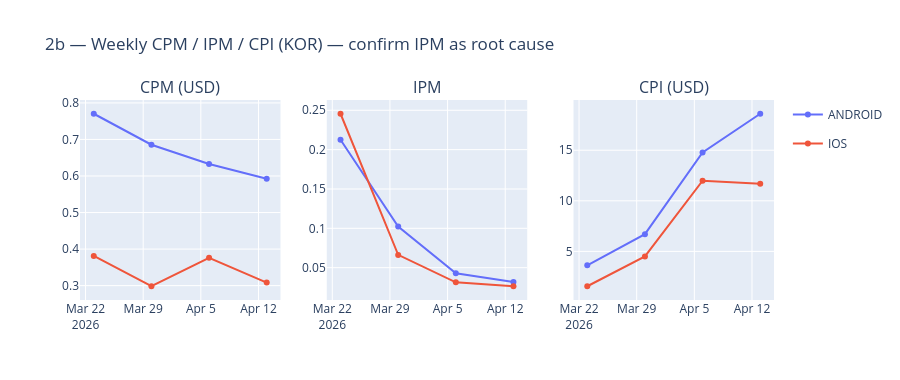

Notebook source saved alongside this figure:
### Markdown cell above
### 2b — CPI Decomposition: IPM Decay (Benchmark Context)

### Code cell
# Weekly CPM vs IPM by OS — to surface where CPI escalation comes from
q_weekly = f"""
SELECT
  DATE_TRUNC(date_utc, WEEK(MONDAY))                 AS week_start,
  campaign.os                                        AS os,
  SUM(gross_spend_usd)                               AS spend,
  SUM(impressions)                                   AS impressions,
  SUM(installs)                                      AS installs,
  SAFE_DIVIDE(SUM(gross_spend_usd), SUM(impressions)) * 1000 AS cpm,
  SAFE_DIVIDE(SUM(installs), SUM(impressions)) * 1000 AS ipm,
  SAFE_DIVIDE(SUM(gross_spend_usd), SUM(installs))   AS cpi
FROM `moloco-ae-view.athena.fact_dsp_core`
WHERE campaign_id IN {CAMPAIGN_SQL}
  AND campaign.country = '{KOR}'
  AND date_utc >= '{LAUNCH_DATE}'
  AND date_utc < '{ANALYSIS_DATE}'
GROUP BY 1, 2 ORDER BY 1, 2
"""
df_weekly = run_query(q_weekly, '2b Weekly CPM vs IPM (KOR)')
df_weekly['week_start'] = pd.to_datetime(df_weekly['week_start'])

fig = make_subplots(rows=1, cols=3, subplot_titles=['CPM (USD)', 'IPM', 'CPI (USD)'])
colors = {'ANDROID': '#636EFA', 'IOS': '#EF553B'}
for os_val in ['ANDROID', 'IOS']:
    d = df_weekly[df_weekly['os'] == os_val].sort_values('week_start')
    kw = dict(name=os_val, line_color=colors[os_val], legendgroup=os_val)
    fig.add_scatter(x=d['week_start'], y=d['cpm'], showlegend=True,  **kw, row=1, col=1)
    fig.add_scatter(x=d['week_start'], y=d['ipm'], showlegend=False, **kw, row=1, col=2)
    fig.add_scatter(x=d['week_start'], y=d['cpi'], showlegend=False, **kw, row=1, col=3)
fig.update_layout(height=380, title='2b — Weekly CPM / IPM / CPI (KOR) — confirm IPM as root cause')
fig.show()
fig.write_image(os.path.join(CHART_DIR, '2b_weekly_cpm_ipm_cpi_kor.png'), scale=2)

# CPI = CPM / IPM * 1000 — decompose delta
print('\nCPI decomposition: CPI = CPM / IPM × 1000')
for os_val in ['ANDROID', 'IOS']:
    d = df_weekly[df_weekly['os'] == os_val].sort_values('week_start')
    if len(d) >= 2:
        w1, wn = d.iloc[0], d.iloc[-1]
        cpi_chg = (wn['cpi'] - w1['cpi']) / w1['cpi']
        cpm_chg = (wn['cpm'] - w1['cpm']) / w1['cpm']
        ipm_chg = (wn['ipm'] - w1['ipm']) / w1['ipm']
        print(f'  {os_val}: CPI {cpi_chg:+.0%} | CPM {cpm_chg:+.0%} | IPM {ipm_chg:+.0%}')

### Figure 1 — Plotly figure (JSON) as saved in the notebook; plotly's stock layout.template omitted (floating-point values rounded to 4 significant figures)
{"data": [{"legendgroup": "ANDROID", "line": {"color": "#636EFA"}, "name": "ANDROID", "showlegend": true, "type": "scatter", "x": ["2026-03-23T00:00:00", "2026-03-30T00:00:00", "2026-04-06T00:00:00", "2026-04-13T00:00:00"], "xaxis": "x", "y": [0.7703, 0.6855, 0.6329, 0.5926], "yaxis": "y"}, {"legendgroup": "ANDROID", "line": {"color": "#636EFA"}, "name": "ANDROID", "showlegend": false, "type": "scatter", "x": ["2026-03-23T00:00:00", "2026-03-30T00:00:00", "2026-04-06T00:00:00", "2026-04-13T00:00:00"], "xaxis": "x2", "y": [0.2125, 0.1022, 0.04282, 0.03185], "yaxis": "y2"}, {"legendgroup": "ANDROID", "line": {"color": "#636EFA"}, "name": "ANDROID", "showlegend": false, "type": "scatter", "x": ["2026-03-23T00:00:00", "2026-03-30T00:00:00", "2026-04-06T00:00:00", "2026-04-13T00:00:00"], "xaxis": "x3", "y": [3.625, 6.705, 14.78, 18.61], "yaxis": "y3"}, {"legendgroup": "IOS", "line": {"color": "#EF553B"}, "name": "IOS", "showlegend": true, "type": "scatter", "x": ["2026-03-23T00:00:00", "2026-03-30T00:00:00", "2026-04-06T00:00:00", "2026-04-13T00:00:00"], "xaxis": "x", "y": [0.3814, 0.2983, 0.3763, 0.3084], "yaxis": "y"}, {"legendgroup": "IOS", "line": {"color": "#EF553B"}, "name": "IOS", "showlegend": false, "type": "scatter", "x": ["2026-03-23T00:00:00", "2026-03-30T00:00:00", "2026-04-06T00:00:00", "2026-04-13T00:00:00"], "xaxis": "x2", "y": [0.2456, 0.06624, 0.03138, 0.02638], "yaxis": "y2"}, {"legendgroup": "IOS", "line": {"color": "#EF553B"}, "name": "IOS", "showlegend": false, "type": "scatter", "x": ["2026-03-23T00:00:00", "2026-03-30T00:00:00", "2026-04-06T00:00:00", "2026-04-13T00:00:00"], "xaxis": "x3", "y": [1.553, 4.503, 11.99, 11.69], "yaxis": "y3"}], "layout": {"annotations": [{"font": {"size": 16}, "showarrow": false, "text": "CPM (USD)", "x": 0.1444, "xanchor": "center", "xref": "paper", "y": 1, "yanchor": "bottom", "yref": "paper"}, {"font": {"size": 16}, "showarrow": false, "text": "IPM", "x": 0.5, "xanchor": "center", "xref": "paper", "y": 1, "yanchor": "bottom", "yref": "paper"}, {"font": {"size": 16}, "showarrow": false, "text": "CPI (USD)", "x": 0.8556, "xanchor": "center", "xref": "paper", "y": 1, "yanchor": "bottom", "yref": "paper"}], "height": 380, "title": {"text": "2b — Weekly CPM / IPM / CPI (KOR) — confirm IPM as root cause"}, "xaxis": {"anchor": "y", "domain": [0, 0.2889]}, "xaxis2": {"anchor": "y2", "domain": [0.3556, 0.6444]}, "xaxis3": {"anchor": "y3", "domain": [0.7111, 1]}, "yaxis": {"anchor": "x", "domain": [0, 1]}, "yaxis2": {"anchor": "x2", "domain": [0, 1]}, "yaxis3": {"anchor": "x3", "domain": [0, 1]}}}
